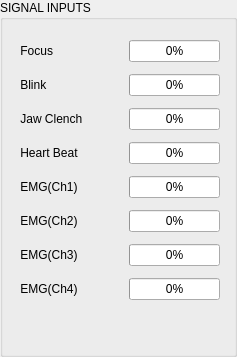
       <widget class="QGroupBox" name="inputsGroup">
        <property name="sizePolicy">
         <sizepolicy hsizetype="Expanding" vsizetype="Expanding">
          <horstretch>1</horstretch>
          <verstretch>0</verstretch>
         </sizepolicy>
        </property>
        <property name="title">
         <string>SIGNAL INPUTS</string>
        </property>
        <layout class="QVBoxLayout" name="inputsVLayout">
         <property name="spacing">
          <number>12</number>
         </property>
         <property name="leftMargin">
          <number>14</number>
         </property>
         <property name="topMargin">
          <number>20</number>
         </property>
         <property name="rightMargin">
          <number>14</number>
         </property>
         <property name="bottomMargin">
          <number>14</number>
         </property>
         <item>
          <layout class="QHBoxLayout" name="hLayoutFocus">
           <property name="spacing">
            <number>12</number>
           </property>
           <item>
            <widget class="QLabel" name="lblFocus">
             <property name="minimumSize">
              <size>
               <width>100</width>
               <height>0</height>
              </size>
             </property>
             <property name="text">
              <string> Focus</string>
             </property>
            </widget>
           </item>
           <item>
            <widget class="QProgressBar" name="pbFocus">
             <property name="value">
              <number>0</number>
             </property>
            </widget>
           </item>
          </layout>
         </item>
         <item>
          <layout class="QHBoxLayout" name="hLayoutBlink">
           <property name="spacing">
            <number>12</number>
           </property>
           <item>
            <widget class="QLabel" name="lblBlink">
             <property name="minimumSize">
              <size>
               <width>100</width>
               <height>0</height>
              </size>
             </property>
             <property name="text">
              <string> Blink</string>
             </property>
            </widget>
           </item>
           <item>
            <widget class="QProgressBar" name="pbBlink">
             <property name="value">
              <number>0</number>
             </property>
            </widget>
           </item>
          </layout>
         </item>
         <item>
          <layout class="QHBoxLayout" name="hLayoutJaw">
           <property name="spacing">
            <number>12</number>
           </property>
           <item>
            <widget class="QLabel" name="lblJaw">
             <property name="minimumSize">
              <size>
               <width>100</width>
               <height>0</height>
              </size>
             </property>
             <property name="text">
              <string> Jaw Clench</string>
             </property>
            </widget>
           </item>
           <item>
            <widget class="QProgressBar" name="pbJaw">
             <property name="value">
              <number>0</number>
             </property>
            </widget>
           </item>
          </layout>
         </item>
         <item>
          <layout class="QHBoxLayout" name="hLayoutJaw_2">
           <property name="spacing">
            <number>12</number>
           </property>
           <item>
            <widget class="QLabel" name="lblECG">
             <property name="minimumSize">
              <size>
               <width>100</width>
               <height>0</height>
              </size>
             </property>
             <property name="text">
              <string> Heart Beat</string>
             </property>
            </widget>
           </item>
           <item>
            <widget class="QProgressBar" name="pbJaw_2">
             <property name="value">
              <number>0</number>
             </property>
            </widget>
           </item>
          </layout>
         </item>
         <item>
          <layout class="QHBoxLayout" name="hLayoutEMG1">
           <property name="spacing">
            <number>12</number>
           </property>
           <item>
            <widget class="QLabel" name="lblEMG1">
             <property name="minimumSize">
              <size>
               <width>100</width>
               <height>0</height>
              </size>
             </property>
             <property name="text">
              <string> EMG(Ch1)</string>
             </property>
            </widget>
           </item>
           <item>
            <widget class="QProgressBar" name="pbEMG1">
             <property name="value">
              <number>0</number>
             </property>
            </widget>
           </item>
          </layout>
         </item>
         <item>
          <layout class="QHBoxLayout" name="hLayoutEMG2">
           <property name="spacing">
            <number>12</number>
           </property>
           <item>
            <widget class="QLabel" name="lblEMG2">
             <property name="minimumSize">
              <size>
               <width>100</width>
               <height>0</height>
              </size>
             </property>
             <property name="text">
              <string> EMG(Ch2)</string>
             </property>
            </widget>
           </item>
           <item>
            <widget class="QProgressBar" name="pbEMG2">
             <property name="value">
              <number>0</number>
             </property>
            </widget>
           </item>
          </layout>
         </item>
         <item>
          <layout class="QHBoxLayout" name="hLayoutEMG3">
           <property name="spacing">
            <number>12</number>
           </property>
           <item>
            <widget class="QLabel" name="lblEMG3">
             <property name="minimumSize">
              <size>
               <width>100</width>
               <height>0</height>
              </size>
             </property>
             <property name="text">
              <string> EMG(Ch3)</string>
             </property>
            </widget>
           </item>
           <item>
            <widget class="QProgressBar" name="pbEMG3">
             <property name="value">
              <number>0</number>
             </property>
            </widget>
           </item>
          </layout>
         </item>
         <item>
          <layout class="QHBoxLayout" name="hLayoutEMG4">
           <property name="spacing">
            <number>12</number>
           </property>
           <item>
            <widget class="QLabel" name="lblEMG4">
             <property name="minimumSize">
              <size>
               <width>100</width>
               <height>0</height>
              </size>
             </property>
             <property name="text">
              <string> EMG(Ch4)</string>
             </property>
            </widget>
           </item>
           <item>
            <widget class="QProgressBar" name="pbEMG4">
             <property name="value">
              <number>0</number>
             </property>
            </widget>
           </item>
          </layout>
         </item>
         <item>
          <spacer name="inputsSpacer">
           <property name="orientation">
            <enum>Qt::Orientation::Vertical</enum>
           </property>
           <property name="sizeHint" stdset="0">
            <size>
             <width>20</width>
             <height>40</height>
            </size>
           </property>
          </spacer>
         </item>
        </layout>
       </widget>
